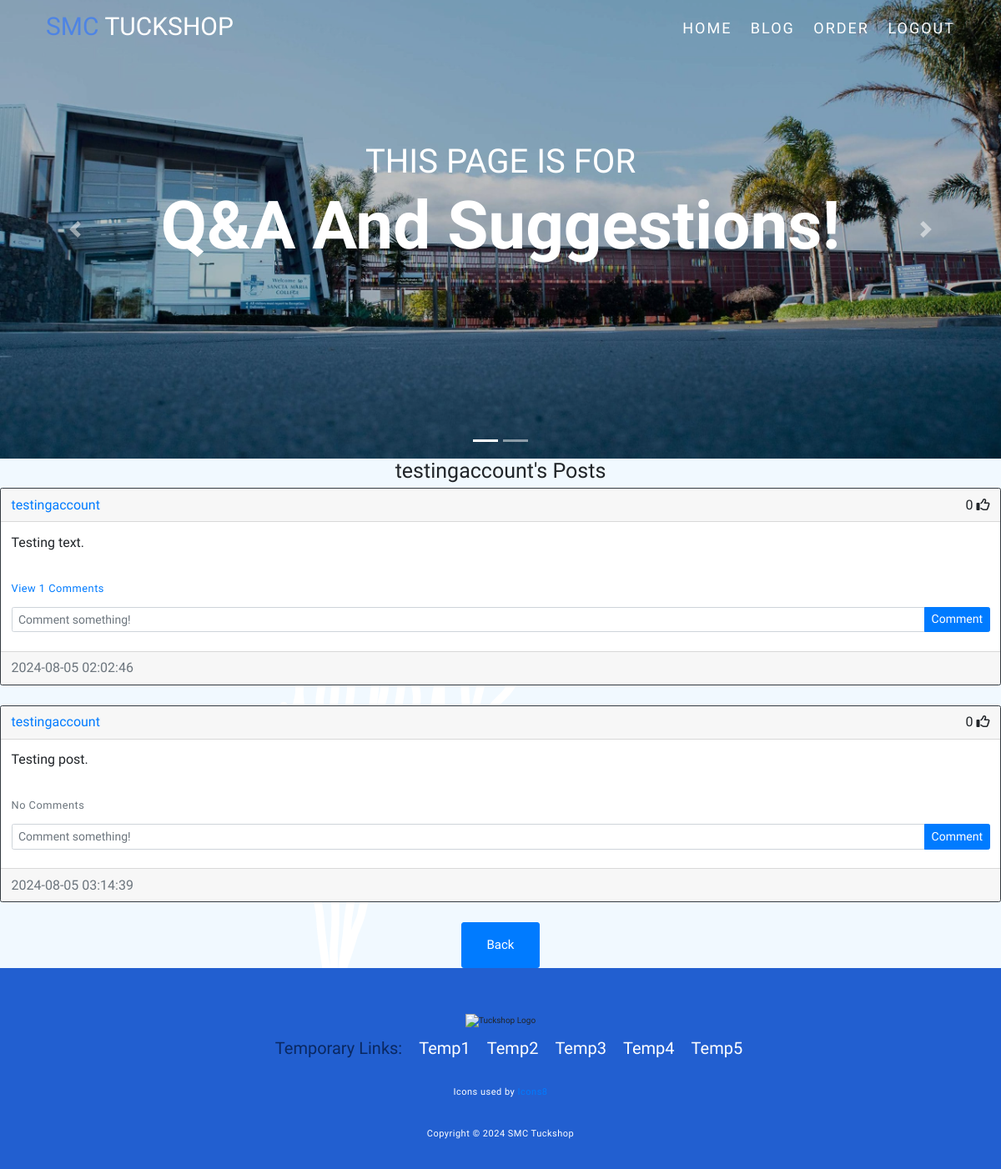
The page /posts/testingaccount (signed in) on the database its author committed.
### website/models.py (models this page shows)
class User(db.Model,UserMixin):
    id = db.Column(db.Integer, primary_key=True)
    email = db.Column(db.String(150), unique=True)
    username = db.Column(db.String(150), unique=True)
    password = db.Column(db.String(150))
    date_created = db.Column(db.DateTime(timezone=True), default=func.now())
    posts = db.relationship('Post', backref='user', passive_deletes=True)
    likes = db.relationship('Like', backref='user', passive_deletes=True)
    comments = db.relationship('Comment', backref='user', passive_deletes=True)
    orders = db.relationship('Order')

class Post(db.Model):
    id = db.Column(db.Integer, primary_key=True)
    text = db.Column(db.Text, nullable=False)
    date_created = db.Column(db.DateTime(timezone=True), default=func.now())
    author = db.Column(db.Integer, db.ForeignKey('user.id', ondelete="CASCADE"), nullable=False)
    likes = db.relationship('Like', backref='post', passive_deletes=True)
    comments = db.relationship('Comment', backref='post', passive_deletes=True)

### website/views.py (the view)
@views.route("/posts/<username>")
@login_required
def posts(username):
    user = User.query.filter_by(username=username).first()
    if not user:
        flash('No user with that username exists.', category='error')
        return redirect(url_for('views.home'))
    posts = Post.query.filter_by(author=user.id).all()
    return render_template("posts.html", user=current_user, posts=posts, username=username)

### website/__init__.py (called while the page is built)
def create_app():
    app = Flask(__name__)
    app.config['SECRET_KEY'] = "8I7xAHW8yD"
    app.config['SQLALCHEMY_DATABASE_URI'] = f'sqlite:///{DB_NAME}'
    db.init_app(app)
    from .views import views
    from .auth import auth
    app.register_blueprint(views, url_prefix="/")
    app.register_blueprint(auth, url_prefix="/")
    from .models import User, Post, Order
    with app.app_context():
        db.create_all()
    login_manager = LoginManager()
    login_manager.login_view = "auth.login"
    login_manager.init_app(app)
    @login_manager.user_loader
    def load_user(id):
        return User.query.get(int(id))
    return app

### website/templates/posts.html (shortened to what this page needs)
{% extends "posts_div.html" %} {% block title %}{{username}}'s Posts{% endblock %}
{% block header %} {{username}}'s Posts {% endblock %}
{% block footer %}
    <div align="center">
        <a href="/home"><button type="button" class="btn btn-primary btn-lg">Back</button></a>
    </div>
    {% endblock %}

### website/templates/posts_div.html (shortened to what this page needs)
{% extends "template.html" %} {% block title %}Home{% endblock %}{% block content
    %}
    <div id="hero-carousel" class="carousel slide" data-bs-ride="carousel">
        <div class="carousel-indicators">
            <button type="button" data-bs-target="#hero-carousel" data-bs-slide-to="0" class="active" aria-current="true" aria-label="Slide 1"></button>
            <button type="button" data-bs-target="#hero-carousel" data-bs-slide-to="1" aria-label="Slide 2"></button>
        </div>
        <div class="carousel-inner">
            <div class="carousel-item active c-item">
                <img src="{{ url_for('static', filename='assets/img/smcslide2.jpg') }}" class="d-block w-100 c-img" alt="Slide 1">
                <div class="carousel-caption top-0 mt-3">
                    <h2 class="text-uppercase">This Page is for</h2>
                    <h1 class="display-1 fw-bolder text-capitalize">Q&A and Suggestions!</h1>
                </div>
            </div>
        </div>
        <button class="carousel-control-prev" type="button" data-bs-target="#hero-carousel" data-bs-slide="prev">
            <span class="carousel-control-prev-icon" aria-hidden="true"></span>
        </button>
        <button class="carousel-control-next" type="button" data-bs-target="#hero-carousel" data-bs-slide="next">
            <span class="carousel-control-next-icon" aria-hidden="true"></span>
        </button>
    </div>
    <h1 align="center">{% block header %}Posts{% endblock %}</h1>
    <div id="posts" class="mx-auto" style="width: 1200px; font-size: 16px;">
        {% for post in posts %}
        <div class="card border-dark">
            <div class="card-header d-flex justify-content-between align-items-center">
                <a href="/posts/{{post.user.username}}">{{post.user.username}}</a>
                <div>
                    <span id="likes-count-{{post.id}}">
                        {{ post.likes|length }}</span>
                        {% if user.id in post.likes|map(attribute="author")|list %}
                        <i
                            class="fas fa-thumbs-up"
                            id="like-button-{{post.id}}"
                            onclick="like({{post.id}})"
                        ></i>
                        {% else %}
                        <i
                            class="far fa-thumbs-up"
                            id="like-button-{{post.id}}"
                            onclick="like({{post.id}})"
                        ></i>
                        {% endif %}
                </div>
            </div>
            <section id="commentingsection">
                <div class="card-body">
                    <div class="card-text" style="font-size: 16px;">{{post.text}}</div>
                    <br />
                    <p class="card-text" style="font-size: 16px;">
                        {% if post.comments|length > 0 %}
                        <a data-bs-toggle="collapse" href="#comments-{{post.id}}" role="button" style="font-size: 16px;">
                            <small>View {{post.comments|length}} Comments</small>
                        </a>
                        {% else %}
                        <small class="text-muted">No Comments</small>
                        {% endif %}
                    </p>
                    <form
                    class="input-group mb-3"
                    method="POST"
                    action="/create-comment/{{post.id}}"
                    >
                        <input
                            type="text"
                            id="text"
                            name="text"
                            class="form-control"
                            placeholder="Comment something!"
                            style="font-size: 14px;"
                        />
                        <button type="submit" class="btn btn-primary" style="font-size: 14px;">Comment</button>
                    </form>
                </div>
            </section>
            <div class="card-footer text-muted">{{post.date_created}}</div>
        </div>
        <br/ >
        {% endfor %}
    </div>
    {% block footer %}{% endblock %} {% endblock %}

### website/static/style.css (style rules this page uses)
* { padding: 0; margin: 0; box-sizing: border-box; font-family: 'Sniglet', cursive; }
body { background-image: url(assets/img/backgroundimage.png); }
.btn-lg { font-size: 1.5rem; padding: 15px 30px; }
html { font-size: 10px; scroll-behavior: smooth; }
a, a:hover, a:focus, a:active { text-decoration: none !important; }
img { height: 100%; width: 100%; object-fit: cover; }
p { color: black; font-size: 1.4rem; margin-top: 5px; line-height: 2.5rem; font-weight: 300; letter-spacing: .05rem; }
.c-item { height: 550px; }
.c-img { height: 100%; object-fit: cover; filter: brightness(0.75); }
.carousel-caption h2 { font-size: 4rem; margin-top: 14rem !important; }
.carousel-caption h1 { font-size: 8rem; }

### rows shown on the page
User: username "testingaccount"
Post: user.username "testingaccount", likes|length "0", text "Testing text.", comments|length "1", date_created "2024-08-05 02:02:46"
Post: user.username "testingaccount", likes|length "0", text "Testing post.", shows "No Comments", date_created "2024-08-05 03:14:39"
